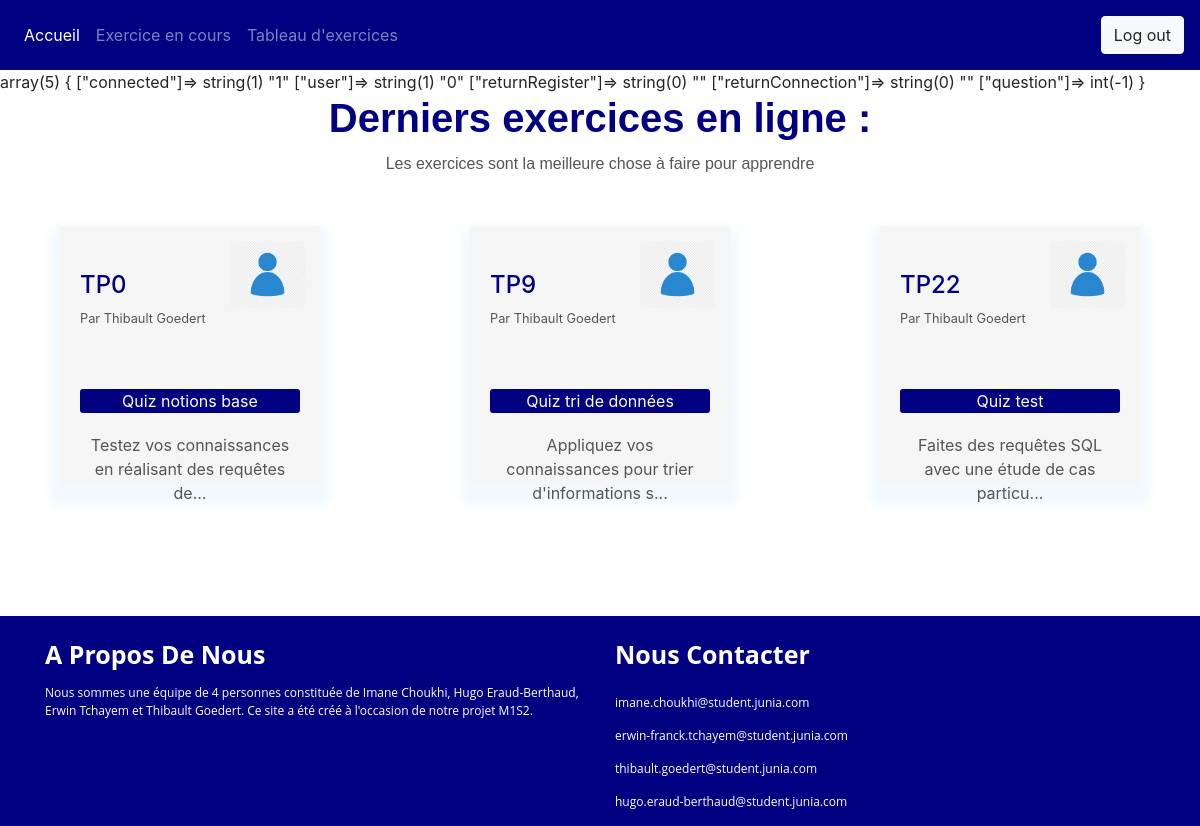
/ (signed in), run on the app's committed database.
### tables this page shows
CREATE TABLE IF NOT EXISTS `tp` (
  `tp_id` int NOT NULL AUTO_INCREMENT,
  `tp_name` varchar(50) NOT NULL,
  `quiz_id` int NOT NULL,
  `equipe_id` int NOT NULL,
  PRIMARY KEY (`tp_id`),
  KEY `quiz_id` (`quiz_id`),
  KEY `equipe_id` (`equipe_id`)
);

CREATE TABLE IF NOT EXISTS `quiz` (
  `quiz_id` int NOT NULL,
  `quiz_name` varchar(50) DEFAULT NULL,
  `quiz_difficulty` varchar(50) DEFAULT NULL,
  `quiz_description` varchar(1000) DEFAULT NULL,
  `user_id` int NOT NULL,
  `quiz_database` varchar(50) NOT NULL,
  `quiz_img` varchar(50) NOT NULL,
  PRIMARY KEY (`quiz_id`),
  KEY `user_id` (`user_id`)
);

CREATE TABLE IF NOT EXISTS `users` (
  `user_id` int NOT NULL AUTO_INCREMENT,
  `user_adress` varchar(50) DEFAULT NULL,
  `user_last_name` varchar(50) NOT NULL,
  `user_first_name` varchar(50) NOT NULL,
  `user_password` varchar(50) DEFAULT NULL,
  `user_role` tinyint DEFAULT NULL,
  `user_score` int DEFAULT '0',
  `user_group` int NOT NULL DEFAULT '0',
  PRIMARY KEY (`user_id`)
);

### Controller/PDOFactory.php (called while the page is built)
<?php
	class BDD{
		private static $connexion;
			public static function get(){
			   if(!self::$connexion instanceof PDO){
			      self::$connexion = new PDO('mysql:host=localhost;dbname=db_project;charset=utf8', 'root', '');
			   }
			   return self::$connexion;
			}
	}

### View/main.php (the view, shortened to what this page needs)
<div class="title-box">
        <h1>Derniers exercices en ligne :</h1>
        <p>Les exercices sont la meilleure chose à faire pour apprendre</p>
    </div>
    <?php
         $userId1 = $_SESSION['user'];
         $tpNames=BDD::get()->query("SELECT tp_name FROM tp WHERE equipe_id IN (SELECT equipe_id FROM groupe WHERE groupe_id IN (SELECT groupe_id FROM part_of WHERE user_id=$userId1)ORDER BY equipe_id ASC)")->fetchAll();
         $exerciseInfos=BDD::get()->query("SELECT quiz_id, quiz_name,quiz_difficulty, quiz_description, user_id FROM quiz WHERE quiz_id IN (SELECT quiz_id FROM tp WHERE equipe_id IN (SELECT equipe_id FROM groupe WHERE groupe_id IN (SELECT groupe_id FROM part_of WHERE user_id=$userId1)ORDER BY equipe_id ASC))")->fetchAll();
    ?>
    <div class="quiz-row">
        <?php
            $index=0;
            foreach ($exerciseInfos as $infos) {
                if($index<=3){
                ?>
                <a href="index.php?page=exercice&id=<?php echo($infos["quiz_id"]); ?>">
                <div class="quiz-box">
                    <?php
                    $id=(int)$exerciseInfos[$index]['user_id'];
                    $quizCreator=BDD::get()->query("SELECT `user_id`,`user_last_name`,`user_first_name` FROM `users` WHERE `user_id`=$id")->fetchAll();
                    ?>
                    <h4><?php echo $tpNames[$index]['tp_name']; ?></h4>
                    <small><?php echo "Par ".$quizCreator[0]['user_first_name']." ".$quizCreator[0]['user_last_name'];?></small>
                    <img src="View/Img/avatar.png">
                    <div class="title-quiz-box">
                        <p1><?php echo $exerciseInfos[$index]['quiz_name']; ?></p1>
                    </div>
                    <p><?php echo substr($exerciseInfos[$index]['quiz_description'], 0, 55)."..."; ?></p>
                </div>
                </a>
                <?php
                }
                $index+=1;
            }
         ?>
    </div>

### index.php (shortened to what this page needs)
<!DOCTYPE html>
<html lang="en" dir="ltr" style='position:relative'>
<head>
    <link rel="stylesheet" type="text/css" href="View/style.css">
    <link rel="stylesheet" type="text/css" href="https://stackpath.bootstrapcdn.com/font-awesome/4.7.0/css/font-awesome.min.css">
    <link rel="stylesheet" href="https://stackpath.bootstrapcdn.com/bootstrap/4.1.3/css/bootstrap.min.css">
</head>
<body>
<?php
include("Controller/PDOFactory.php");
include('View/header.php');
var_dump($_SESSION);
if(isset($_SESSION['connected'])){
    if(!isset($_GET['page'])){
        include('View/main.php');
    }
}else{
    include('View/login.php');
}
include('View/footer.php');
?>
</body>
</html>

### View/header.php (shortened to what this page needs)
<header>
  <nav class="navbar navbar-expand-lg navbar-dark static-top" style="background-color: #000080;">
    <div class="collapse navbar-collapse" id="navbarText">
      <ul class="navbar-nav mr-auto">
        <li class="nav-item active">
          <a class="nav-link" href="index.php?page=main">Accueil <span class="sr-only">(current)</span></a>
        </li>
        <li class="nav-item">
          <a class="nav-link" href="index.php?page=exercice">Exercice en cours</a>
        </li>
        <li class="nav-item">
          <a class="nav-link" href="index.php?page=dashboard">Tableau d'exercices</a>
        </li>
      </ul>
      <span class="navbar-text">
    <form method="POST" action="index.php?page=login">
      <button type="submit" class="btn btn-light" name="disconnect">Log out</button>
    </form>
      </span>
    </div>
  </nav>
</header>

### View/footer.php
<link rel="stylesheet" type="text/css" href="style.css">
<footer style="bottom:0; width:100%">
  <div class="container">
    <div class="row">
      <div class="col-md-6 col-sm-6 footer-col">
        <div class="logofooter">A Propos De Nous</div>
        <p>Nous sommes une équipe de 4 personnes constituée de Imane Choukhi, Hugo Eraud-Berthaud, Erwin Tchayem et Thibault Goedert. Ce site a été créé à l'occasion de notre projet M1S2.</p>
      </div>
      <div class="col-md-6 col-sm-6 footer-col">
        <div class="logofooter">Nous Contacter</div>
        <ul class="footer-col">
          <p class="email-links"><a href="#">imane.choukhi@student.junia.com</a></p>
          <p class="email-links"><a href="#"> erwin-franck.tchayem@student.junia.com</a></p>
          <p class="email-links"><a href="#">thibault.goedert@student.junia.com</a></p>
          <p class="email-links"><a href="#">hugo.eraud-berthaud@student.junia.com</a></p>
        </ul>
      </div>
    </div>
  </div>
</footer>

### View/style.css (style rules this page uses)
.title-box { text-align: center; font-family: sans-serif; margin: 0px auto 50px; color: #000080; }
.title-box h1 { font-weight:600; }
.title-box p { margin-top: 10px; line-height: 24px; color: #555; }
.quiz-box { width: 260px; height: 260px; background: #F5F5F5; border-radius: 4px; margin-bottom: 30px; box-shadow: 0 10px 10px 10px rgba(115, 193, 255, 0.1); padding: 20px; position: relative; transition: .5s; }
.quiz-box img { width:75px; position: absolute; top: 15px; right: 15px; border-radius: 4px; transition: .5s; }
.quiz-box h4 { margin-top: 25px; margin-bottom: 5px; color:#000080; }
small { color:#555; }
.title-quiz-box { background: #000080; margin: 60px auto 20px; text-align: center; border-radius: 3px; color: #fff; }
.quiz-box p { text-align: center; line-height: 24px; color: #555; }
.quiz-row { display: flex; justify-content: space-between; flex-wrap: wrap; width: 90%; margin: 0px auto 100px; }
ul, li { padding: 0; margin: 0; }
li { list-style-type: none; color: white; }
footer { background-color: #000080; margin-bottom: 0px; width: 100%; position: relative; font-family: "Open Sans", sans-serif; }
.footer-col { margin-top: 20px; }
.logofooter { margin-bottom: 10px; font-size: 25px; color: #fff; font-weight: 700; }
.footer-col p { color: #fff; font-size: 12px; font-family: "Open Sans", sans-serif; margin-bottom: 15px; }
li { color: white; }
.email-links a { color: white !important; }

### data on the page
quiz: user.user_first_name "Thibault", user.user_last_name "Goedert", quiz_name "Quiz notions base", quiz_description "Testez vos connaissances en réalisant des requêtes de"
tp: tp_name "TP0"
quiz: user.user_first_name "Thibault", user.user_last_name "Goedert", quiz_name "Quiz tri de données", quiz_description "Appliquez vos connaissances pour trier d'informations s"
tp: tp_name "TP9"
quiz: user.user_first_name "Thibault", user.user_last_name "Goedert", quiz_name "Quiz test", quiz_description "Faites des requêtes SQL avec une étude de cas particu"
tp: tp_name "TP22"
